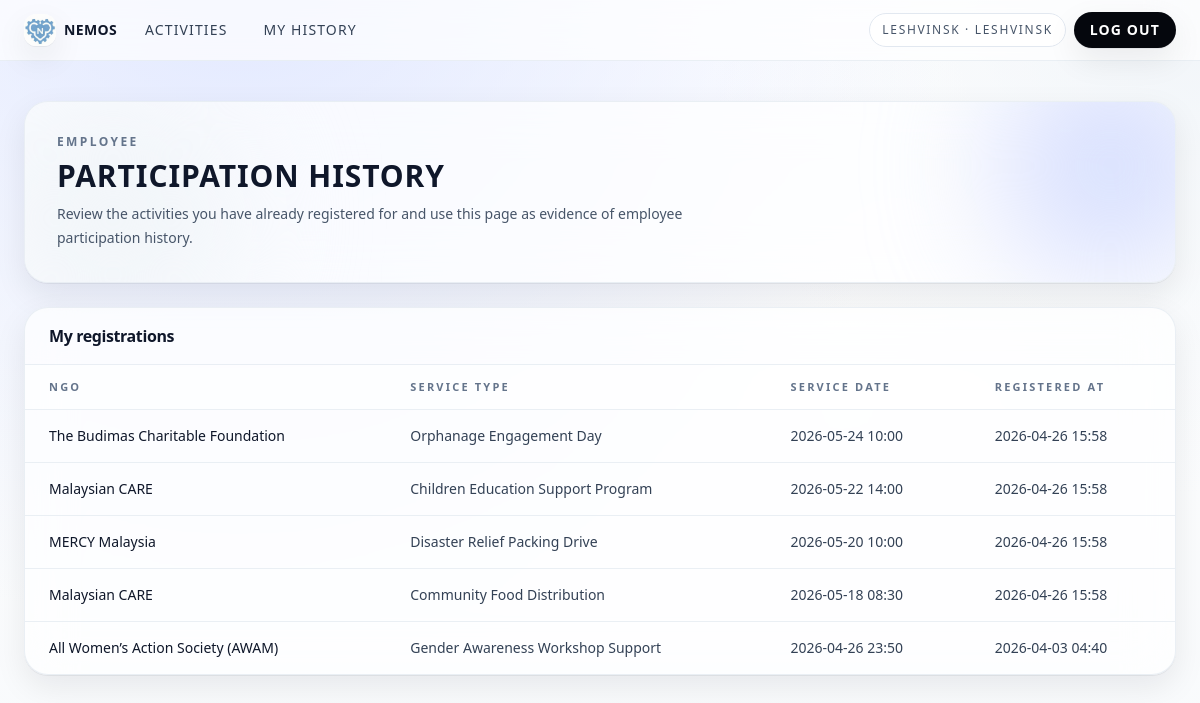
The page /service-day/registrations/history/ (signed in) on the database its author committed.
### registrations/models.py (models this page shows, shortened)
class Registration(models.Model):
    employee = models.ForeignKey(User, on_delete=models.CASCADE)
    activity = models.ForeignKey(
        NGOAvailability,
        on_delete=models.CASCADE,
        related_name="registrations",
    )
    registered_at = models.DateTimeField(auto_now_add=True)
    class Meta:
        ordering = ["-registered_at"]
        constraints = [
            models.UniqueConstraint(
                fields=["employee", "activity"],
                name="unique_employee_activity_registration",
            ),
        ]

### ngo/models.py (models this page shows, shortened)
class NGOAvailability(models.Model):
    ngo = models.ForeignKey(NGO, on_delete=models.PROTECT, related_name="availabilities")
    service_type = models.CharField(max_length=80, default="General")
    description = models.TextField()
    location = models.CharField(max_length=150)
    service_date = models.DateTimeField()
    cutoff_time = models.DateTimeField()
    max_slots = models.PositiveIntegerField()
    is_active = models.BooleanField(default=True)
    created_at = models.DateTimeField(default=timezone.now, editable=False)
    updated_at = models.DateTimeField(auto_now=True)
    class Meta:
        verbose_name_plural = "NGOAvailabilities"
        ordering = ["service_date", "ngo__name"]

class NGO(models.Model):
    name = models.CharField(max_length=150, unique=True)
    description = models.TextField(blank=True)
    contact_email = models.EmailField(blank=True)
    contact_phone = models.CharField(max_length=30, blank=True)
    is_active = models.BooleanField(default=True)
    created_at = models.DateTimeField(default=timezone.now, editable=False)
    updated_at = models.DateTimeField(auto_now=True)
    class Meta:
        verbose_name_plural = "NGOs"
        ordering = ["name"]

### accounts/permissions.py (the view)
    def _wrapped(request, *args, **kwargs):
        user = getattr(request, "user", None)
        if not user or not user.is_authenticated:
            from django.contrib.auth.decorators import login_required
            return login_required(view_func)(request, *args, **kwargs)
        if not is_employee(user):
            return HttpResponseForbidden("Employee access required.")
        return view_func(request, *args, **kwargs)

### accounts/context_processors.py (called while the page is built)
def role_context(request):
    user = getattr(request, "user", None)
    return {
        "is_administrator": is_administrator(user),
        "is_employee": is_employee(user),
        "session_role_name": request.session.get("role_name", ""),
        "session_login_username": request.session.get("login_username", ""),
    }

### accounts/permissions.py (called while the page is built)
def is_administrator(user) -> bool:
    if not getattr(user, "is_authenticated", False):
        return False
    if user.is_superuser or user.is_staff:
        return True
    return user.groups.filter(name=ADMIN_GROUP).exists()

def is_employee(user) -> bool:
    if not getattr(user, "is_authenticated", False):
        return False
    if is_administrator(user):
        return False
    return True

def employee_required(view_func):
    def _wrapped(request, *args, **kwargs):
        user = getattr(request, "user", None)
        if not user or not user.is_authenticated:
            from django.contrib.auth.decorators import login_required
            return login_required(view_func)(request, *args, **kwargs)
        if not is_employee(user):
            return HttpResponseForbidden("Employee access required.")
        return view_func(request, *args, **kwargs)
    return _wrapped

### registrations/services/registration_service.py (called while the page is built)
    @staticmethod
    def employee_history(user):
        return (
            Registration.objects.filter(employee=user)
            .select_related("activity__ngo")
            .order_by("-registered_at")
        )

### registrations/views.py (called while the page is built)
@employee_required
@require_GET
def my_history(request):
    service = RegistrationService()
    history = service.employee_history(request.user)
    return render(request, "registrations/my_history.html", {"history": history})

### registrations/templates/registrations/my_history.html
{% extends "core/base.html" %}
{% block content %}
  <div class="relative overflow-hidden rounded-3xl border border-slate-200/70 bg-white/70 p-6 shadow-soft backdrop-blur-xl sm:p-8">
    <div class="absolute -right-12 -top-12 h-56 w-56 rounded-full bg-accent-200/70 blur-3xl"></div>
    <div class="absolute -bottom-16 -left-10 h-64 w-64 rounded-full bg-slate-100 blur-3xl"></div>
    <div class="relative">
      <p class="text-xs font-semibold uppercase tracking-[0.2em] text-slate-500">Employee</p>
      <h1 class="mt-2 text-2xl font-semibold uppercase tracking-[0.03em] sm:text-3xl">Participation History</h1>
      <p class="mt-2 max-w-2xl text-sm/6 text-slate-600">
        Review the activities you have already registered for and use this page as evidence of employee participation history.
      </p>
    </div>
  </div>
  <div class="mt-6 overflow-hidden rounded-3xl border border-slate-200/70 bg-white/70 shadow-soft backdrop-blur-xl transition hover:-translate-y-0.5 hover:border-slate-300">
    <div class="border-b border-slate-200/70 px-6 py-4">
      <h2 class="text-base font-semibold tracking-tight">My registrations</h2>
    </div>
    <div class="overflow-x-auto">
      <table class="min-w-full divide-y divide-slate-200/70 text-sm">
        <thead class="bg-white/40">
          <tr>
            <th class="px-6 py-3 text-left text-[11px] font-semibold uppercase tracking-[0.2em] text-slate-500">NGO</th>
            <th class="px-6 py-3 text-left text-[11px] font-semibold uppercase tracking-[0.2em] text-slate-500">Service Type</th>
            <th class="px-6 py-3 text-left text-[11px] font-semibold uppercase tracking-[0.2em] text-slate-500">Service Date</th>
            <th class="px-6 py-3 text-left text-[11px] font-semibold uppercase tracking-[0.2em] text-slate-500">Registered At</th>
          </tr>
        </thead>
        <tbody class="divide-y divide-slate-200/70">
          {% for registration in history %}
            <tr class="hover:bg-slate-900/[0.03]">
              <td class="whitespace-nowrap px-6 py-4 font-medium text-slate-900">{{ registration.activity.ngo.name }}</td>
              <td class="whitespace-nowrap px-6 py-4 text-slate-700">{{ registration.activity.service_type }}</td>
              <td class="whitespace-nowrap px-6 py-4 text-slate-700">{{ registration.activity.service_date|date:"Y-m-d H:i" }}</td>
              <td class="whitespace-nowrap px-6 py-4 text-slate-700">{{ registration.registered_at|date:"Y-m-d H:i" }}</td>
            </tr>
          {% empty %}
            <tr>
              <td colspan="4" class="px-6 py-10 text-center text-slate-600">You have not registered for any activities yet.</td>
            </tr>
          {% endfor %}
        </tbody>
      </table>
    </div>
  </div>
{% endblock %}

### core/templates/core/base.html (shortened to what this page needs)
{% load static %}
<!doctype html>
<html lang="en">
  <head>
    <script src="https://cdn.tailwindcss.com"></script>
  </head>
  <body class="min-h-screen bg-[radial-gradient(1200px_circle_at_20%_-10%,theme(colors.accent.100),transparent_60%),radial-gradient(900px_circle_at_100%_0%,theme(colors.slate.100),transparent_55%),linear-gradient(to_bottom,theme(colors.white),theme(colors.slate.50))] text-slate-900 antialiased selection:bg-accent-200 selection:text-ink-950">
    {% if not request.resolver_match or request.resolver_match.app_name != 'accounts' or request.resolver_match.url_name != 'login' %}
      <header class="sticky top-0 z-20 border-b border-slate-200/70 bg-white/70 backdrop-blur-xl">
        <div class="mx-auto flex max-w-7xl items-center justify-between gap-3 px-4 py-3 sm:px-6">
          <div class="flex min-w-0 items-center gap-3">
            <div class="flex items-center gap-2">
              <span class="inline-flex h-8 w-8 items-center justify-center overflow-hidden rounded-xl shadow-soft">
                <img src="{% static 'core/logo-v2.png' %}" alt="NEMOS logo" class="h-8 w-8 object-contain" />
              </span>
              <span class="text-sm font-semibold tracking-wide text-slate-900">NEMOS</span>
            </div>
            <nav class="hidden items-center gap-1 lg:flex">
              <a href="{% url 'ngo:activity_list' %}" class="rounded-full px-4 py-2 text-sm font-medium uppercase tracking-[0.08em] text-slate-700 transition hover:bg-slate-900/5 hover:text-slate-900">
                Activities
              </a>
              {% if is_employee %}
                <a href="{% url 'registrations:my_history' %}" class="rounded-full px-4 py-2 text-sm font-medium uppercase tracking-[0.08em] text-slate-700 transition hover:bg-slate-900/5 hover:text-slate-900">
                  My History
                </a>
              {% endif %}
            </nav>
          </div>
          <div class="flex shrink-0 items-center justify-end gap-2">
            {% if user.is_authenticated %}
              <div class="hidden rounded-full border border-slate-200 bg-white/80 px-3 py-2 text-xs font-medium uppercase tracking-[0.14em] text-slate-600 md:block">
                {{ session_role_name|default:user.username }}{% if session_login_username %} · {{ session_login_username }}{% endif %}
              </div>
              <form method="post" action="{% url 'accounts:logout' %}">
                <button type="submit" class="rounded-full bg-ink-950 px-4 py-2 text-sm font-semibold uppercase tracking-[0.08em] text-white shadow-soft transition hover:opacity-95">
                  Log Out
                </button>
              </form>
            {% else %}
              <a href="{% url 'accounts:login' %}" class="rounded-full bg-ink-950 px-4 py-2 text-sm font-semibold text-white shadow-soft transition hover:opacity-95">
                Login
              </a>
            {% endif %}
          </div>
        </div>
      </header>
    {% endif %}
    <main class="{% if request.resolver_match and request.resolver_match.app_name == 'accounts' and request.resolver_match.url_name == 'login' %}w-full{% else %}mx-auto w-full max-w-7xl px-3 py-8 sm:px-6 sm:py-10{% endif %}">
      {% block content %}{% endblock %}
    </main>
  </body>
</html>

### core/templates/core/base.html (style rules this page uses)
html, body { -ms-overflow-style: none; scrollbar-width: none; }

### rows shown on the page
Registration: activity.ngo.name "The Budimas Charitable Foundation", activity.service_type "Orphanage Engagement Day", activity.service_date "2026-05-24 10:00", registered_at "2026-04-26 15:58"
Registration: activity.ngo.name "Malaysian CARE", activity.service_type "Children Education Support Program", activity.service_date "2026-05-22 14:00", registered_at "2026-04-26 15:58"
Registration: activity.ngo.name "MERCY Malaysia", activity.service_type "Disaster Relief Packing Drive", activity.service_date "2026-05-20 10:00", registered_at "2026-04-26 15:58"
Registration: activity.ngo.name "Malaysian CARE", activity.service_type "Community Food Distribution", activity.service_date "2026-05-18 08:30", registered_at "2026-04-26 15:58"
Registration: activity.ngo.name "All Women’s Action Society (AWAM)", activity.service_type "Gender Awareness Workshop Support", activity.service_date "2026-04-26 23:50", registered_at "2026-04-03 04:40"

### other values the page prints
{{ session_role_name|default:user.username }} "LESHVINSK"
{{ session_login_username }} "LESHVINSK"
